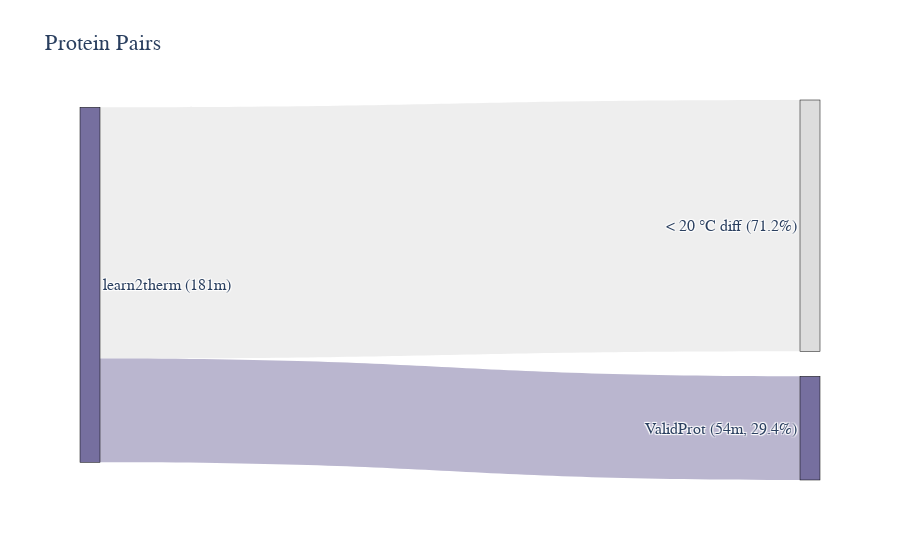

Notebook source saved alongside this figure:
### Markdown cell above
__Taxa__

Total learn2therm: 4,347 </br>
Total ValidProt: 1,741 (40.05%)


| Origin      | Destination | Count  | Percent |
|-------------|-------------|--------|---------|
| learn2therm | Mesophile   | 4062   | 93.44   |
| learn2therm | Thermophile | 285    | 6.56    |
| Mesophile   | No pairs    | 1664   | 38.28   |
| Mesophile   | 16S pair    | 2398   | 55.16   |
| Thermophile | No pairs    | 150    | 3.45    |
| Thermophile | 16S pair    | 135    | 3.11    |
| 16S pair (m)| < 20 C diff | 725    | 16.68   |
| 16S pair (m)| ValidProt   | 1673   | 38.49   |
| 16S pair (t)| < 20 C diff | 67     | 1.54    |
| 16S pair (t)| ValidProt   | 68     | 1.56    |

### Code cell
fig = go.Figure(data=[go.Sankey(
    arrangement = 'snap',
    node = dict(
      pad = 25,
      thickness = 20,
      line = dict(color = "black", width = 0.5),
      label = ['learn2therm (181m)', '< 20 \N{DEGREE SIGN}C diff (71.2%)', 'ValidProt (54m, 29.4%)'],
      color = [sank_purple, sank_grey, sank_purple]
    ),
    link = dict(
      source = [0, 0],
      target = [1, 2],
      value = [129198093, 53302409],
      color = [sank_grey_t, sank_purple_t]
  ))])

fig.update_layout(title_text='Protein Pairs', font_family = 'Arial', font_size=16)
fig.show()

#fig.write_image('/mnt/c/Users/Ryan/Desktop/ValidProt/protein_pair_sankey.png', engine = 'kaleido', scale = 6, width = 1280, height = 640)

### Figure 1 — Plotly figure (JSON) as saved in the notebook; plotly's stock layout.template omitted (floating-point values rounded to 4 significant figures)
{"data": [{"arrangement": "snap", "link": {"color": ["rgba(221, 221, 221, 0.5)", "rgba(118, 111, 159, 0.5)"], "source": [0, 0], "target": [1, 2], "value": [129198093, 53302409]}, "node": {"color": ["rgb(118, 111, 159)", "rgb(221, 221, 221)", "rgb(118, 111, 159)"], "label": ["learn2therm (181m)", "< 20 °C diff (71.2%)", "ValidProt (54m, 29.4%)"], "line": {"color": "black", "width": 0.5}, "pad": 25, "thickness": 20}, "type": "sankey"}], "layout": {"font": {"family": "Arial", "size": 16}, "title": {"text": "Protein Pairs"}}}
